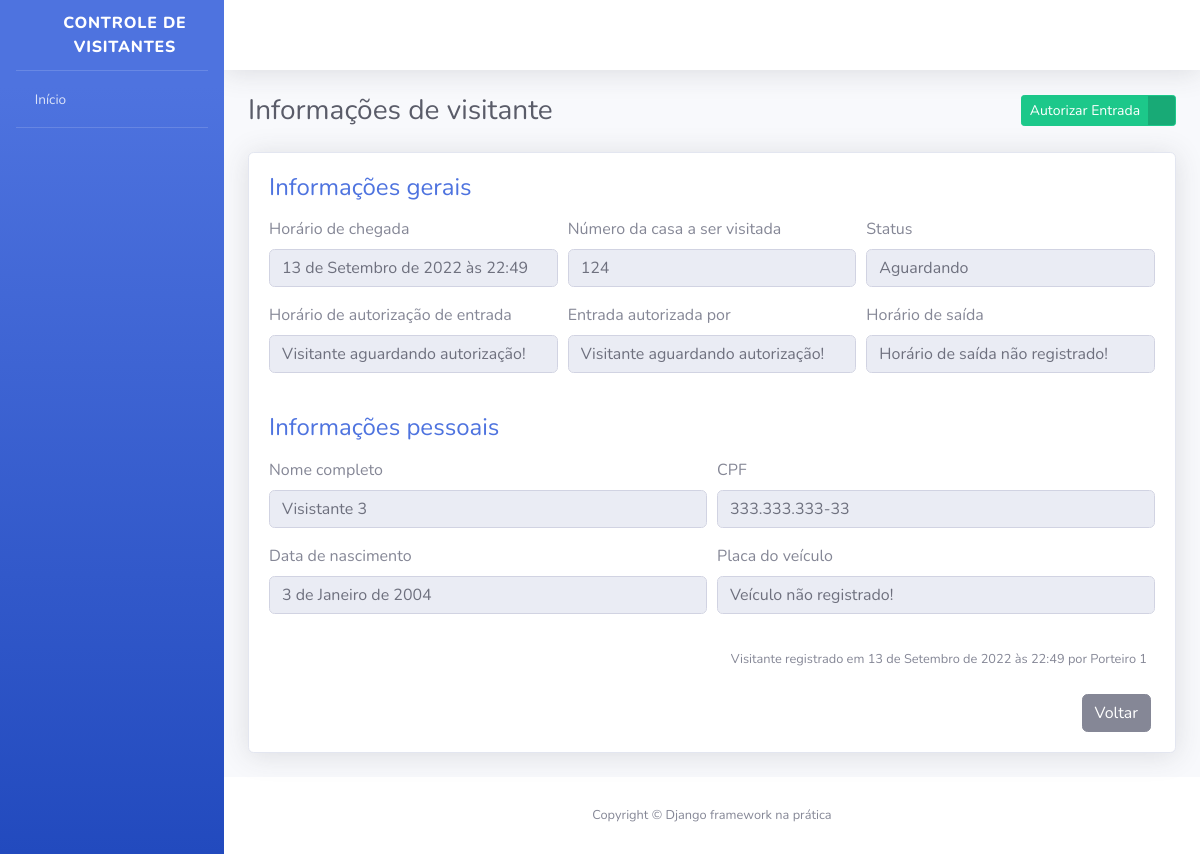
The page /visitantes/3/ (signed in) on the database its author committed.
### apps/visitantes/models.py (models this page shows, shortened)
class Visitante(models.Model):
    STATUS_VISITANTE = [
        ("AGUARDANDO", "Aguardando"),
        ("EM_VISITA", "Em visita"),
        ("FINALIZADO", "Visita Finalizada")
        ]
    status = models.CharField(verbose_name="Status", max_length=10, choices=STATUS_VISITANTE, default="AGUARDANDO")
    nome_completo = models.CharField(verbose_name="Nome completo do visitante", max_length=194)
    cpf = models.CharField(verbose_name="CPF", max_length=11)
    data_nascimento = models.DateField(verbose_name="Data de nascimento", auto_now=False, auto_now_add=False)
    numero_casa = models.PositiveBigIntegerField(verbose_name="Número da casa")
    placa_veiculo = models.CharField(verbose_name="Placa do veículo", max_length=7, blank=True, null=True)
    horario_chegada = models.DateTimeField(verbose_name="Horário de chegada", auto_now_add=True)
    horario_saida = models.DateTimeField(verbose_name="Horário de saída", auto_now=False, blank=True, null=True)
    horario_autorizacao = models.DateTimeField(verbose_name="Horário de autorização da entrada", auto_now=False, blank=True, null=True)
    morador_responsavel = models.CharField(verbose_name="Morador responsável por autorizar a entrada do visitante", max_length=194, blank=True)
    registrado_por = models.ForeignKey("porteiros.Porteiro", verbose_name="Reponsável pelo registro", on_delete=models.PROTECT)
    def get_horario_saida(self):
        if self.horario_saida:
            return self.horario_saida
        return "Horário de saída não registrado!"
    def get_horario_autorizacao(self):
        if self.horario_autorizacao:
            return self.horario_autorizacao
        return "Visitante aguardando autorização!"
    def get_morador_responsavel(self):
        if self.morador_responsavel:
            return self.morador_responsavel
        return "Visitante aguardando autorização!"
    def get_placa_veiculo(self):
        if self.placa_veiculo:
            return self.placa_veiculo
        return "Veículo não registrado!"
    def get_cpf(self):
        if self.cpf:
            cpf = str(self.cpf)
            cpf_parte_1 = cpf[0:3]
            cpf_parte_2 = cpf[3:6]
            cpf_parte_3 = cpf[6:9]
            cpf_parte_4 = cpf[9:]
            cpf_formatado = f"{cpf_parte_1}.{cpf_parte_2}.{cpf_parte_3}-{cpf_parte_4}"
            return cpf_formatado
    class Meta:
        verbose_name = "Visitante"
        verbose_name_plural = "Visitantes"
        db_table = "visitante"

### apps/porteiros/models.py (models this page shows)
class Porteiro(models.Model):
    nome_completo = models.CharField(verbose_name="Nome completo", max_length=194)
    cpf = models.CharField(verbose_name="CPF", max_length=11)
    telefone = models.CharField(verbose_name="Telefone", max_length=11)
    data_nascimento = models.DateField(verbose_name="Data de nascimento", auto_now=False, auto_now_add=False)
    usuario = models.OneToOneField("usuarios.Usuario", verbose_name="Usuario", on_delete=models.PROTECT)
    class Meta:
        verbose_name = "Porteiro"
        verbose_name_plural = "Porteiros"
        db_table = "porteiro"
    def __str__(self):
        return self.nome_completo

### apps/visitantes/views.py (the view, shortened to what this page needs)
# urls.py: path("visitantes/<int:id>/", informacoes_visitante, name="informacoes_visitante"),
@login_required
def informacoes_visitante(request, id):
    visitante = get_object_or_404 (Visitante, id=id)
    form = AutorizaVisitanteForm()
    context = {
        'nome_pagina': 'Informações de visitante',
        'visitante': visitante,
        'form': form
        }
    return render(request, 'informacoes_visitante.html', context)

### apps/visitantes/forms.py
class AutorizaVisitanteForm(forms.ModelForm):
    morador_responsavel = forms.CharField(required=True)
    class Meta:
        model = Visitante
        fields = ["morador_responsavel"]
        error_messages = {
            "morador_responsavel": {
                "required": "O nome do morador responsável por autorizar a entrada do visitante é obrigatório!"
            }
        }

### templates/informacoes_visitante.html (shortened to what this page needs)
{% extends "base.html" %}
{% load widget_tweaks %}
{% block conteudo %}
<div class="container">
    <div class="d-sm-flex align-items-center justify-content-between mb-4">
        <h1 class="h3 mb-0 text-gray-800">{{ nome_pagina }}</h1>
        {% if visitante.status == "AGUARDANDO" %}
            <div>
                <a href="#" class="btn btn-success btn-icon-split btn-sm" data-toggle="modal" data-target="#modal1">
                    <span class="text">Autorizar Entrada</span>
                    <span class="icon text-white-50">
                        <i class="fas fa-user-check"></i>
                    </span>
                </a>
            </div>
        {% endif %}
    </div>
    <div class="card shadow mb-4">
        <div class="card-body">
            <h4 class="mb-3 text-primary">
                Informações gerais
            </h4>
            <form>
                <div class="form-row">
                    <div class="form-group col-md-4">
                        <label>Horário de chegada</label>
                        <input type="text" class="form-control" value="{{ visitante.horario_chegada }}" disabled>
                    </div>
                    <div class="form-group col-md-4">
                        <label>Número da casa a ser visitada</label>
                        <input type="text" class="form-control" value="{{ visitante.numero_casa }}" disabled>
                    </div>
                    <div class="form-group col-md-4">
                        <label>Status</label>
                        <input type="text" class="form-control" value="{{ visitante.get_status_display }}" disabled>
                    </div>
                </div>
                <div class="form-row">
                    <div class="form-group col-md-4">
                        <label>Horário de autorização de entrada</label>
                        <input type="text" class="form-control" value="{{ visitante.get_horario_autorizacao }}" disabled>
                    </div>
                    <div class="form-group col-md-4">
                        <label>Entrada autorizada por</label>
                        <input type="text" class="form-control" value="{{ visitante.get_morador_responsavel }}" disabled>
                    </div>
                    <div class="form-group col-md-4">
                        <label>Horário de saída</label>
                        <input type="text" class="form-control" value="{{ visitante.get_horario_saida }}" disabled>
                    </div>
                </div>
            </form>
            <h4 class="mb-3 mt-4 text-primary">
                Informações pessoais
            </h4>
            <form>
                <div class="form-row">
                    <div class="form-group col-md-6">
                        <label>Nome completo</label>
                        <input type="text" class="form-control" value="{{ visitante.nome_completo }}" disabled>
                    </div>
                    <div class="form-group col-md-6">
                        <label>CPF</label>
                        <input type="text" class="form-control" value="{{ visitante.get_cpf }}" disabled>
                    </div>
                </div>
                <div class="form-row">
                    <div class="form-group col-md-6">
                        <label>Data de nascimento</label>
                        <input type="text" class="form-control" value="{{ visitante.data_nascimento }}" disabled>
                    </div>
                    <div class="form-group col-md-6">
                        <label>Placa do veículo</label>
                        <input type="text" class="form-control" value="{{ visitante.get_placa_veiculo }}" disabled>
                    </div>
                </div>
            </form>
            <p class="mr-2 mt-3 mb-4 text-right">
                <small>
                    Visitante registrado em {{ visitante.horario_chegada }} por {{ visitante.registrado_por }}
                </small>
            </p>
            <div class="mr-1 text-right">
                <a href="{% url 'index' %}" class="btn btn-secondary text-white" type="button">
                    <span class="text">Voltar</span>
                </a>
            </div>
        </div>
    </div>
</div>
{% endblock %}

### rows shown on the page
Visitante: horario_chegada "13 de Setembro de 2022 às 22:49", numero_casa "124", status "Aguardando", get_horario_autorizacao "Visitante aguardando autorização!", get_morador_responsavel "Visitante aguardando autorização!", get_horario_saida "Horário de saída não registrado!", nome_completo "Visistante 3", get_cpf "333.333.333-33", data_nascimento "3 de Janeiro de 2004", get_placa_veiculo "Veículo não registrado!", registrado_por "Porteiro 1"

### other values the page prints
{{ nome_pagina }} "Informações de visitante"
